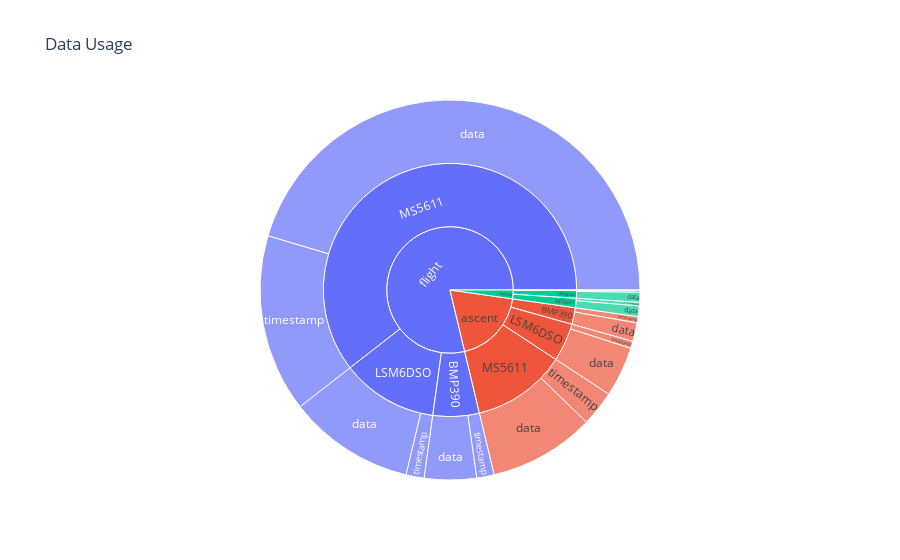

The notebook cell this image was saved under:
### Code cell
fig = px.sunburst(parts.reset_index(), path=[
                  'stage', 'group', 'part'], values='total', title="Data Usage")
fig.show()

### Figure 1 — Plotly figure (JSON) as saved in the notebook; plotly's stock layout.template omitted (floating-point values rounded to 4 significant figures)
{"data": [{"branchvalues": "total", "domain": {"x": [0, 1], "y": [0, 1]}, "hovertemplate": "labels=%{label}<br>total=%{value}<br>parent=%{parent}<br>id=%{id}<extra></extra>", "ids": ["ascent/BMP390/data", "boost/BMP390/data", "flight/BMP390/data", "ascent/LSM6DSO/data", "boost/LSM6DSO/data", "flight/LSM6DSO/data", "ascent/MS5611/data", "boost/MS5611/data", "flight/MS5611/data", "ascent/BMP390/timestamp", "boost/BMP390/timestamp", "flight/BMP390/timestamp", "ascent/LSM6DSO/timestamp", "boost/LSM6DSO/timestamp", "flight/LSM6DSO/timestamp", "ascent/MS5611/timestamp", "boost/MS5611/timestamp", "flight/MS5611/timestamp", "ascent/BMP390", "boost/BMP390", "flight/BMP390", "ascent/LSM6DSO", "boost/LSM6DSO", "flight/LSM6DSO", "ascent/MS5611", "boost/MS5611", "flight/MS5611", "ascent", "boost", "flight"], "labels": ["data", "data", "data", "data", "data", "data", "data", "data", "data", "timestamp", "timestamp", "timestamp", "timestamp", "timestamp", "timestamp", "timestamp", "timestamp", "timestamp", "BMP390", "BMP390", "BMP390", "LSM6DSO", "LSM6DSO", "LSM6DSO", "MS5611", "MS5611", "MS5611", "ascent", "boost", "flight"], "name": "", "parents": ["ascent/BMP390", "boost/BMP390", "flight/BMP390", "ascent/LSM6DSO", "boost/LSM6DSO", "flight/LSM6DSO", "ascent/MS5611", "boost/MS5611", "flight/MS5611", "ascent/BMP390", "boost/BMP390", "flight/BMP390", "ascent/LSM6DSO", "boost/LSM6DSO", "flight/LSM6DSO", "ascent/MS5611", "boost/MS5611", "flight/MS5611", "ascent", "boost", "flight", "ascent", "boost", "flight", "ascent", "boost", "flight", "", "", ""], "type": "sunburst", "values": [64800, 1800, 181200, 174720, 34944, 439712, 368640, 36864, 1855488, 21600, 600, 60400, 24960, 4992, 62816, 122880, 12288, 618496, 86400, 2400, 241600, 199680, 39936, 502528, 491520, 49152, 2473984, 777600, 91488, 3218112]}], "layout": {"legend": {"tracegroupgap": 0}, "title": {"text": "Data Usage"}}}
